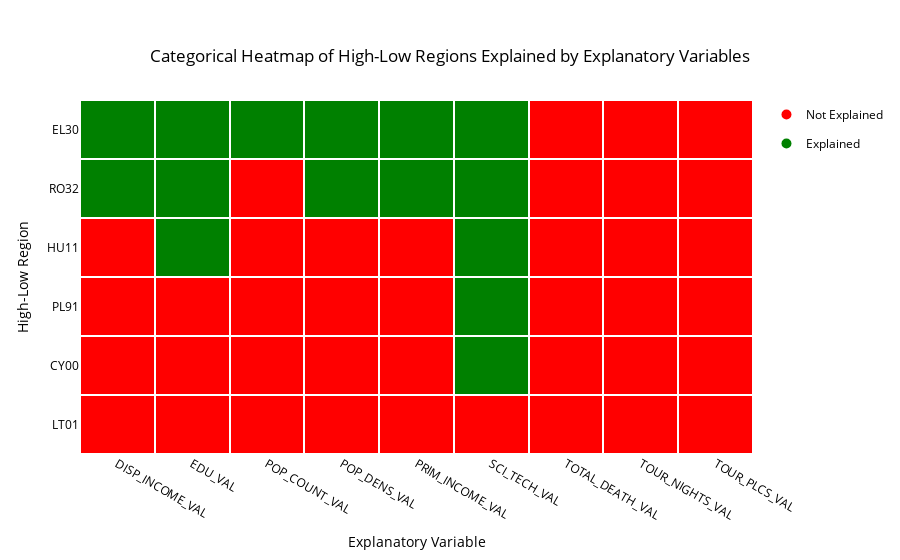

Here is the notebook cell this chart was saved with:
### Markdown cell above
## High- Low Region Graphs

### Code cell
create_categorical_heatmap_HL(HL_regions_GDP, HL_region_dict)

### Figure 1 — Plotly figure (JSON) as saved in the notebook; plotly's stock layout.template omitted (floating-point values rounded to 4 significant figures)
{"data": [{"colorscale": [[0, "red"], [1, "green"]], "showscale": false, "x": ["DISP_INCOME_VAL", "EDU_VAL", "POP_COUNT_VAL", "POP_DENS_VAL", "PRIM_INCOME_VAL", "SCI_TECH_VAL", "TOTAL_DEATH_VAL", "TOUR_NIGHTS_VAL", "TOUR_PLCS_VAL"], "xgap": 2, "y": ["CY00", "EL30", "HU11", "LT01", "PL91", "RO32"], "ygap": 2, "z": [[0, 0, 0, 0, 0, 1, 0, 0, 0], [1, 1, 1, 1, 1, 1, 0, 0, 0], [0, 1, 0, 0, 0, 1, 0, 0, 0], [0, 0, 0, 0, 0, 0, 0, 0, 0], [0, 0, 0, 0, 0, 1, 0, 0, 0], [1, 1, 0, 1, 1, 1, 0, 0, 0]], "type": "heatmap"}, {"legendgroup": "Not Explained", "marker": {"color": "red", "size": 10}, "mode": "markers", "name": "Not Explained", "showlegend": true, "x": [null], "y": [null], "type": "scatter"}, {"legendgroup": "Explained", "marker": {"color": "green", "size": 10}, "mode": "markers", "name": "Explained", "showlegend": true, "x": [null], "y": [null], "type": "scatter"}], "layout": {"title": {"text": "Categorical Heatmap of High-Low Regions Explained by Explanatory Variables", "x": 0.5, "xanchor": "center", "yanchor": "top"}, "yaxis": {"title": {"text": "High-Low Region"}, "categoryorder": "total ascending"}, "font": {"color": "black"}, "xaxis": {"title": {"text": "Explanatory Variable"}}, "plot_bgcolor": "white", "paper_bgcolor": "white"}}
